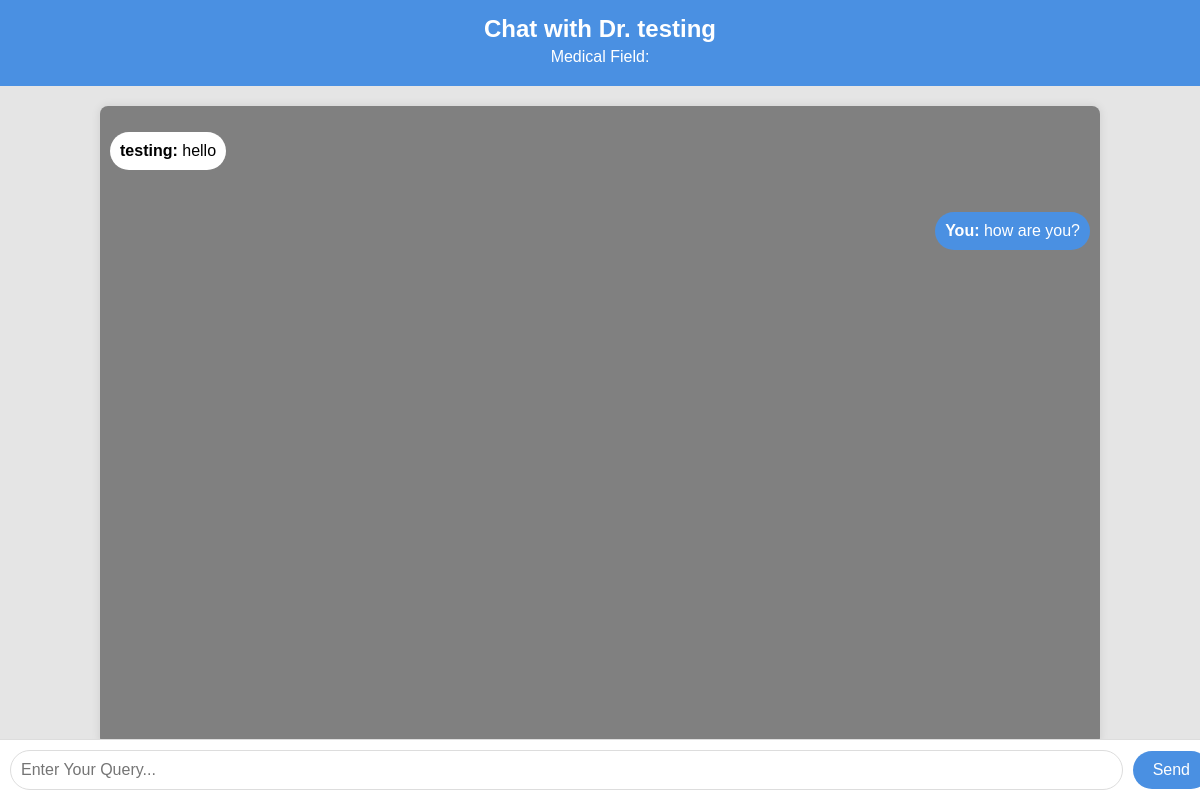
The app's page /chat/consult/testing (signed in), older data.
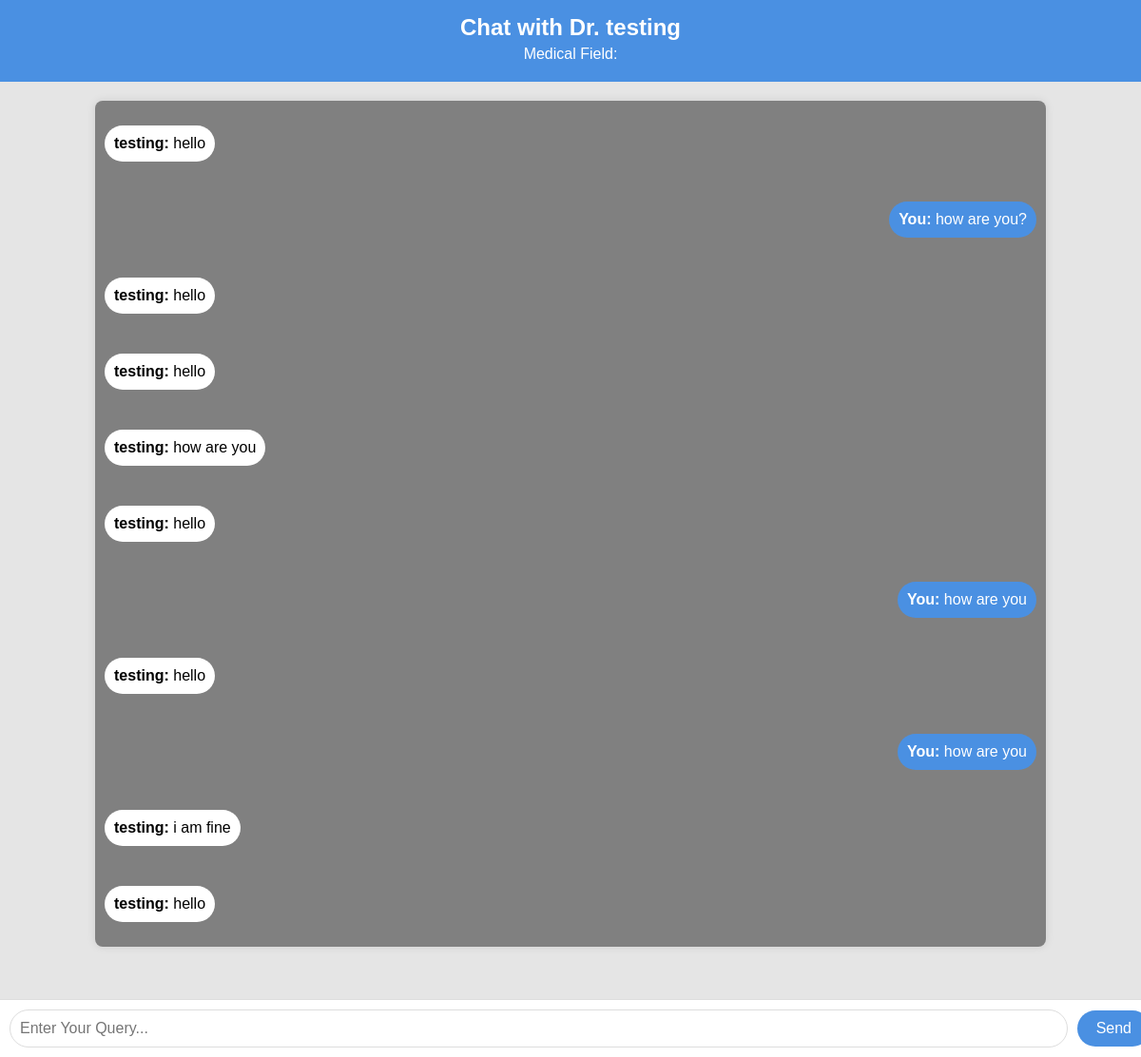
The same page, newer data.
### webapp/auth/models.py (models this page shows, shortened)
class User(db.Model):
    id = db.Column(db.Integer(), primary_key=True)
    username = db.Column(db.String(255), nullable=False, index=True, unique=True)
    password = db.Column(db.String(255))
    specialty = db.Column(db.String(255))
    activetion = db.Column(db.Boolean, default=False)
    bio = db.Column(db.String(255))
    image_filename = db.Column(db.String(150))
    roles = db.relationship(
        'Role',
        secondary=roles,
        backref=db.backref('users', lazy='dynamic')
    )
    @property
    def is_authenticated(self):
        if isinstance(self, AnonymousUserMixin):
            return False
        else:
            return True

### webapp/chat/models.py (models this page shows)
class Message(db.Model):
    id = db.Column(db.Integer, primary_key=True)
    sender_id = db.Column(db.Integer, db.ForeignKey('user.id'), nullable=False)
    receiver_id = db.Column(db.Integer, db.ForeignKey('user.id'), nullable=False)
    content = db.Column(db.Text, nullable=False)
    timestamp = db.Column(db.DateTime, default=datetime.utcnow)

### webapp/chat/view.py (the view)
@chat_blueprint.route('/consult/<username>', methods=['GET'])
@login_required
def consult_doc(username):
    doctor = User.query.filter_by(username=username).first_or_404()
    messages = get_messages(current_user.id, doctor.id)
    return render_template('consult_doc.html', doctor=doctor, messages=messages)

### webapp/auth/__init__.py (called while the page is built)
@login_manager.user_loader
def load_user(userid):
    from .models import User
    return User.query.get(userid)

### webapp/chat/chat_controller.py (called while the page is built)
def get_messages(user_id1, user_id2):
    return Message.query.filter(
        ((Message.sender_id == user_id1) & (Message.receiver_id == user_id2)) |
        ((Message.sender_id == user_id2) & (Message.receiver_id == user_id1))
    ).order_by(Message.timestamp.asc()).all()

### webapp/templates/chat/consult_doc.html (shortened to what this page needs)
<!DOCTYPE html>
<html lang="en">
<head>
    <link rel="stylesheet" href="{{ url_for('static', filename='consult_doc.css') }}">
</head>
<body>
    <header>
        <h1>Chat with Dr. {{ doctor.username }}</h1>
        <p>Medical Field: {{ doctor.specialty }}</p>
    </header>
    <section class="chat-section">
        <div class="chat-window">
            <div id="chat-history" class="chat-history">
                {% for message in messages %}
                    <div class="message-container">
                        <p class="message {{ 'current-user' if message.sender_id == current_user.id else 'other-person' }}">
                            <strong>{{ 'You' if message.sender_id == current_user.id else doctor.username }}:</strong> {{ message.content }}
                        </p>
                    </div>
                {% endfor %}
            </div>
            <div class="chat-input">
                <input id="message" type="text" placeholder="Enter Your Query..." autocomplete="off">
                <button id="send-btn">Send</button>
            </div>
        </div>
    </section>
</body>
</html>

Row changes from the older to the newer data that the page shows:
added Message: {{ 'You' if message.sender_id == current_user.id else doctor.username }} "testing", content "hello"
added Message: {{ 'You' if message.sender_id == current_user.id else doctor.username }} "testing", content "hello"
added Message: {{ 'You' if message.sender_id == current_user.id else doctor.username }} "testing", content "how are you"
added Message: {{ 'You' if message.sender_id == current_user.id else doctor.username }} "testing", content "hello"
added Message: sender_id "You", content "how are you"
added Message: {{ 'You' if message.sender_id == current_user.id else doctor.username }} "testing", content "hello"
added Message: sender_id "You", content "how are you"
added Message: {{ 'You' if message.sender_id == current_user.id else doctor.username }} "testing", content "i am fine"
added Message: {{ 'You' if message.sender_id == current_user.id else doctor.username }} "testing", content "hello"
